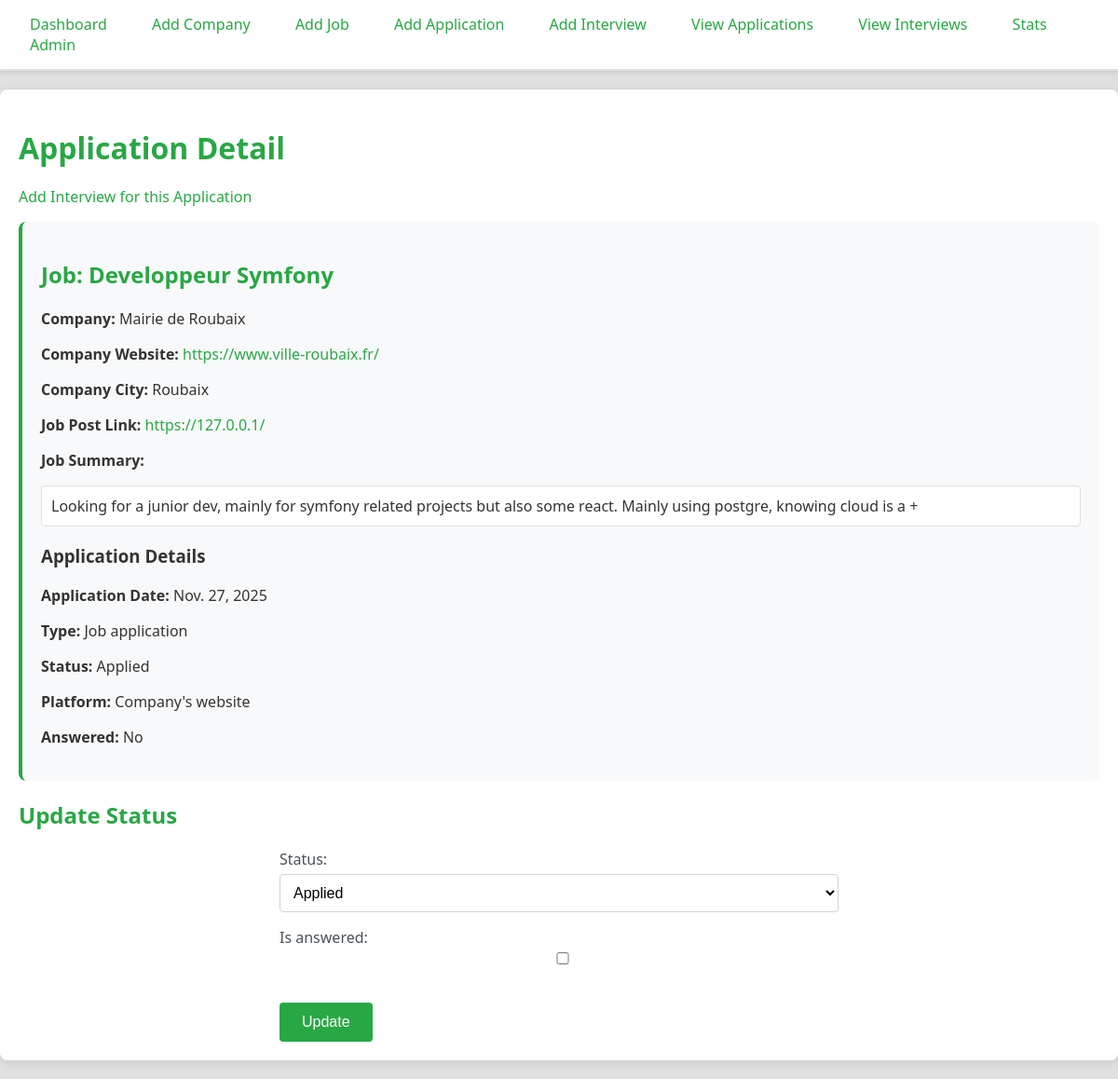
Before: /applications/1/ with the older database file.
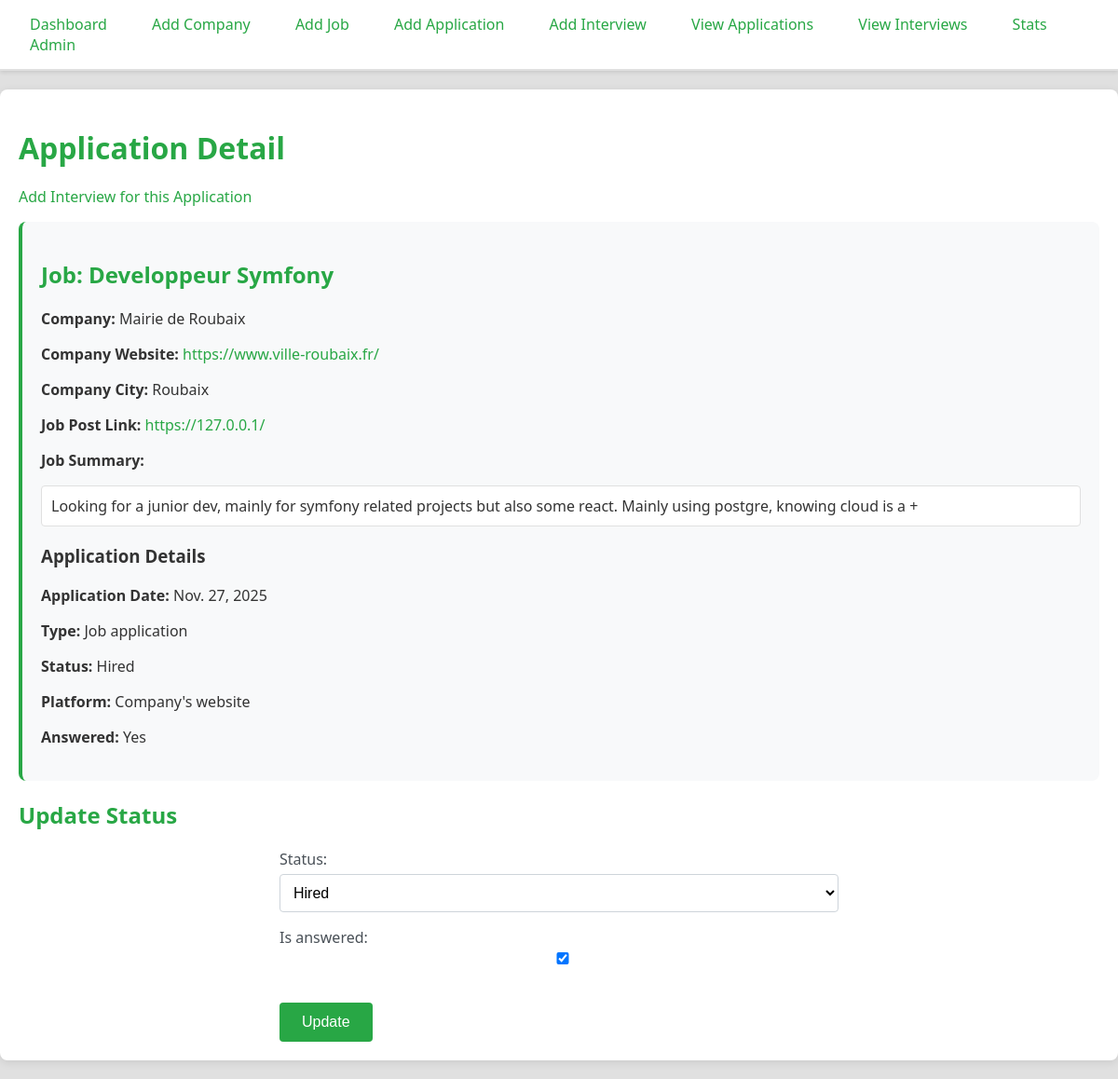
After: the same page with the newer database file.
### myapp/models.py (models this page shows, shortened)
class Application(models.Model):
    date = models.DateField()
    type = models.ForeignKey(Type, on_delete=models.CASCADE)
    job = models.OneToOneField(Job, on_delete=models.CASCADE)
    platform = models.ForeignKey(Platform, on_delete=models.CASCADE)
    is_answered = models.BooleanField(default=False)
    status = models.ForeignKey(Status, on_delete=models.CASCADE)

class Status(models.Model):
    name = models.CharField(max_length=100)
    def __str__(self):
        return self.name

class Job(models.Model):
    title = models.CharField(max_length=200)
    company = models.ForeignKey(Company, on_delete=models.CASCADE)
    post_link = models.URLField()
    resume = models.TextField()

class Company(models.Model):
    name = models.CharField(max_length=100)
    website = models.URLField(blank=True, null=True)
    city = models.ForeignKey(City, on_delete=models.CASCADE)

class City(models.Model):
    name = models.CharField(max_length=100)

class Type(models.Model):
    name = models.CharField(max_length=100)

class Platform(models.Model):
    name = models.CharField(max_length=100)
    website = models.URLField()

### myapp/views.py (the view)
# urls.py: path('applications/<int:pk>/', views.application_detail, name='application_detail'),
def application_detail(request, pk):
    application = get_object_or_404(Application, pk=pk)
    if request.method == 'POST':
        form = ApplicationUpdateForm(request.POST, instance=application)
        if form.is_valid():
            form.save()
            return redirect('application_detail', pk=pk)
    else:
        form = ApplicationUpdateForm(instance=application)
    context = {
        'application': application,
        'form': form,
    }
    return render(request, 'myapp/application_detail.html', context)

### myapp/forms.py
class ApplicationUpdateForm(forms.ModelForm):
    class Meta:
        model = Application
        fields = ['status', 'is_answered']

### myapp/templates/myapp/application_detail.html (shortened to what this page needs)
{% extends 'myapp/base.html' %}
{% block content %}
    <h1>Application Detail</h1>
    <p><a href="{% url 'add_interview' %}?application={{ application.pk }}" class="button">Add Interview for this Application</a></p>
    <div class="detail">
        <h2>Job: {{ application.job.title }}</h2>
        <p><strong>Company:</strong> {{ application.job.company.name }}</p>
        <p><strong>Company Website:</strong> <a href="{{ application.job.company.website }}" target="_blank">{{ application.job.company.website }}</a></p>
        <p><strong>Company City:</strong> {{ application.job.company.city.name }}</p>
        <p><strong>Job Post Link:</strong> <a href="{{ application.job.post_link }}" target="_blank">{{ application.job.post_link }}</a></p>
        <p><strong>Job Summary:</strong></p>
        <div class="notes">{{ application.job.resume }}</div>
        <h3>Application Details</h3>
        <p><strong>Application Date:</strong> {{ application.date }}</p>
        <p><strong>Type:</strong> {{ application.type.name }}</p>
        <p><strong>Status:</strong> {{ application.status.name }}</p>
        <p><strong>Platform:</strong> {{ application.platform.name }}</p>
        <p><strong>Answered:</strong> {{ application.is_answered|yesno:"Yes,No" }}</p>
    </div>
    <h2>Update Status</h2>
    <form method="post">
        {{ form.as_p }}
        <button type="submit">Update</button>
    </form>
{% endblock %}

Changed rows visible on the page:
changed Application "Developpeur Symfony": status.name "Applied" → "Hired"; is_answered "No" → "Yes"; status "Applied" → "Hired"; is_answered "☐" → "☑"
